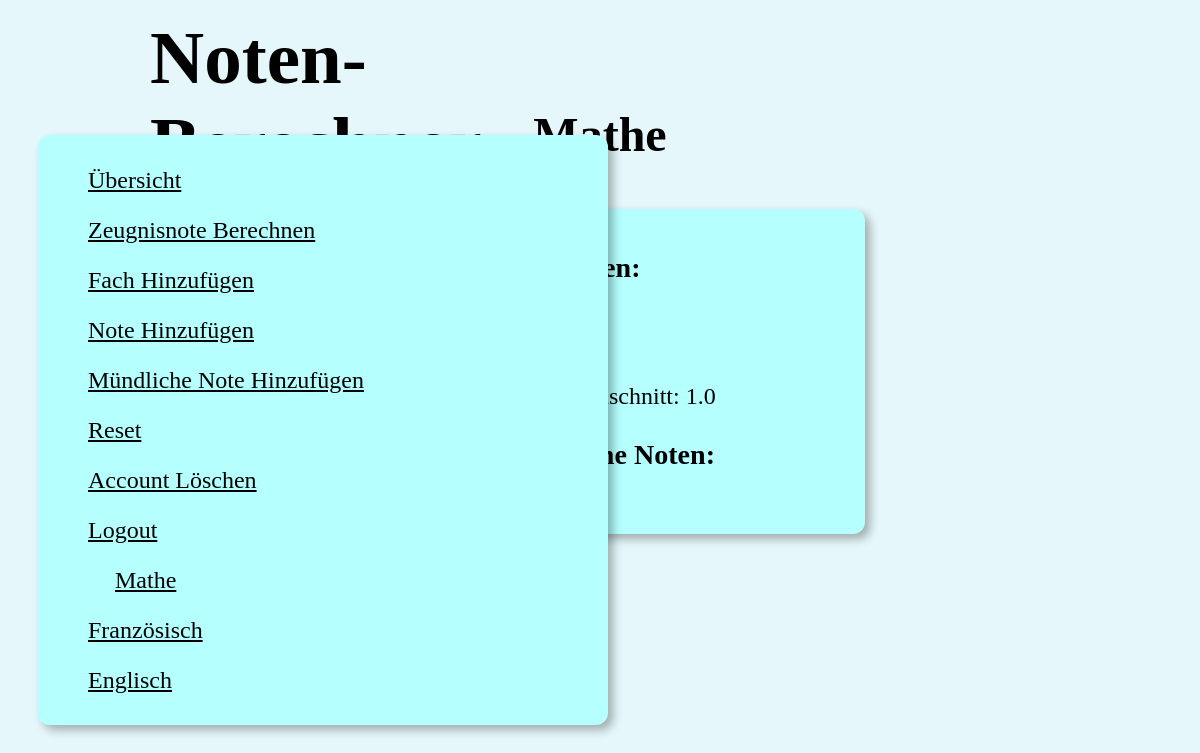
The page /fach_uebersicht/Mathe (signed in) on the database its author committed.
### main.py (models this page shows)
class Fach(db.Model):
    id = db.Column(db.Integer, primary_key=True)
    name = db.Column(db.String(80), nullable=False)
    noten = db.relationship('Note', backref = 'fach', lazy = 'dynamic')
    muendliche_noten = db.relationship('Muendliche_Note', backref = 'fach', lazy = 'dynamic')
    user_id = db.Column(db.Integer, db.ForeignKey('user.id'), nullable=False)

### main.py (the view)
@app.route('/fach_uebersicht/<string:subject>')
def fach_uebersicht(subject):
    subjects = Fach.query.filter_by(user_id=current_id).all()
    subject_obj = Fach.query.filter_by(name=subject, user_id=current_id).first()
    noten = Note.query.filter_by(fach_id=subject_obj.id).all()
    muendliche_noten = Muendliche_Note.query.filter_by(fach_id=subject_obj.id).all()
    muendliche_noten_avg =  None
    noten_avg = None
    if len(noten)>0:
        noten_avg = sum([note.wert for note in noten]) / len(noten)
    if len(muendliche_noten)>0:
        muendliche_noten_avg = sum([muendliche_note.wert for muendliche_note in muendliche_noten]) / len(muendliche_noten)
    return render_template('fachuebersicht.html', fach_uebersicht=True, subjects=subjects, noten_avg=noten_avg, muendliche_noten_avg=muendliche_noten_avg, subject=subject_obj, noten=noten, muendliche_noten=muendliche_noten)

### main.py (called while the page is built)
@login_manager.user_loader
def loader_user(user_id):
    return User.query.get(user_id)

### templates/fachuebersicht.html (shortened to what this page needs)
{% extends "base.html" %}
{% block title %}{{ subject.name }}{% endblock %}
{% block subject_links %}
{{ super() }}
{% endblock %}
{% block content %}
<div class="content">
    <h3>Noten:</h3>
    <ol>
        {% for grade in noten %}
            <li>{{ grade.wert }}</li>
        {% endfor %}
    </ol>
    {% if noten_avg %}
    <p>Noten Durchschnitt: {{ noten_avg }}</p>
    {% endif %}
    <h3>Muendliche Noten:</h3>
    <ol>
    </ol>
</div>
{% endblock %}

### templates/base.html (shortened to what this page needs)
<!DOCTYPE html>
<html lang="de">
<head>
    <link rel="stylesheet" href="{{ url_for('static', filename='style.css') }}">
</head>
<body>
    <h1 class="ultimate-heading">Noten-Berechner</h1>
    <h1 class="heading">{% block title %}{% endblock %}</h1>
    <div class="links-div">
        <a class="link {{ signedin }}" href="/signedin">Übersicht</a><br>
        <a class="link {{ zeugnisnote }}" href="/zeugnisnote">Zeugnisnote Berechnen</a><br>
        <a class="link {{ fach_hinzufügen }}" href="/fach_hinzufügen">Fach Hinzufügen</a><br>
        <a class="link {{ note_hinzufügen }}" href="/note_hinzufügen">Note Hinzufügen</a><br>
        <a class="link {{ muendliche_note_hinzufügen }}" href="/muendliche_note_hinzufügen">Mündliche Note Hinzufügen</a><br>
        <a class="link {{ reset }}" href="/reset">Reset</a><br>
        <a class="link {{ delete }}" href="/delete">Account Löschen</a><br>
        <a class="link {{ logout }}" href="/logout">Logout</a><br>
        {% block subject_links %}
        {% for subject2 in subjects %}
        {% if subject2 != subject %}
        <a class="link" href="/fach_uebersicht/{{ subject2.name }}">{{ subject2.name }}</a><br>
        {% else %}
        <a class="link active" href="/fach_uebersicht/{{ subject2.name }}">{{ subject2.name }}</a><br>
        {% endif %}
        {% endfor %}
        {% endblock %}
    </div>
    {% block content %}
    {% endblock %}
</body>
</html>

### static/style.css (style rules this page uses)
.links-div { color: black; background-color: rgb(181, 255, 255); text-align: left; padding: 20px; padding-left: 50px; margin: 30px; position: absolute; top: 50%; -ms-transform: translateY(-50%); transform: translateY(-50%); border-radius: 12px; box-shadow: 5px 5px 10px rgba(0,0,0,0.3); font-size: 24px; width: 500px; line-height: 50px; }
a { color: black; font-size: 20; }
body { background-color: rgb(229, 247, 250); }
.heading { color: black; font-size: 48px; text-align: center; padding-top: 75px; padding-bottom: 15px; font-weight: bold; }
ol { list-style-type: circle; list-style-position: outside; margin: auto; padding: 10px; width: 100px; text-align: center; }
.active { animation: active; animation-duration: 0.5s; color: black; text-decoration: underline; padding-top: 12px; padding-bottom: 12px; padding-left: 12px; padding-right: 12px; margin-left: 15px; }
.content { margin: auto; padding: 15px; border-radius: 12px; box-shadow: 5px 5px 10px rgba(0,0,0,0.3); font-size: 24px; width: 500px; text-align: center; background-color: rgb(181, 255, 255); }
.ultimate-heading { color: black; font-size: 75px; text-decoration: none; left: 0%; top: 0%; width: 350px; position: absolute; text-align: left; margin-top: 0%; padding-top: 15px; padding-left: 150px; }

### rows shown on the page
Fach: name "Mathe"
Fach: name "Französisch"
Fach: name "Englisch"

### other values the page prints
{{ noten_avg }} "1.0"
